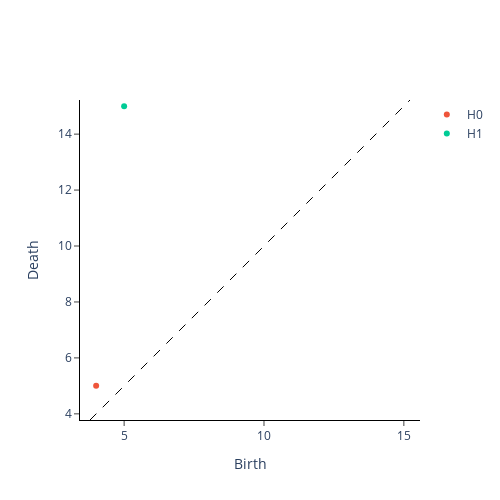

This figure's notebook cell:
### Code cell
import gtda.homology

b = gtda.images.Binarizer(threshold = 0.1)
df = gtda.images.RadialFiltration(center = numpy.array([ 14, 14 ]), metric = 'chebyshev')

imgs = df.fit_transform(b.fit_transform(test_images[:10]))

cf = gtda.homology.CubicalPersistence()
cf.fit_transform_plot(imgs)

### Figure 1 — Plotly figure (JSON) as saved in the notebook; plotly's stock layout.template omitted (floating-point values rounded to 4 significant figures)
{"data": [{"hoverinfo": "none", "line": {"color": "black", "dash": "dash", "width": 1}, "mode": "lines", "showlegend": false, "type": "scatter", "x": [3.78, 15.22], "y": [3.78, 15.22]}, {"hoverinfo": "text", "hovertext": ["(4.0, 5.0)"], "mode": "markers", "name": "H0", "type": "scatter", "x": [4], "y": [5]}, {"hoverinfo": "text", "hovertext": ["(5.0, 15.0)"], "mode": "markers", "name": "H1", "type": "scatter", "x": [5], "y": [15]}], "layout": {"height": 500, "plot_bgcolor": "white", "width": 500, "xaxis": {"autorange": false, "exponentformat": "e", "linecolor": "black", "linewidth": 1, "mirror": false, "range": [3.78, 15.22], "showexponent": "all", "showline": true, "side": "bottom", "ticks": "outside", "title": {"text": "Birth"}, "type": "linear", "zeroline": true}, "yaxis": {"autorange": false, "exponentformat": "e", "linecolor": "black", "linewidth": 1, "mirror": false, "range": [3.78, 15.22], "scaleanchor": "x", "scaleratio": 1, "showexponent": "all", "showline": true, "side": "left", "ticks": "outside", "title": {"text": "Death"}, "type": "linear", "zeroline": true}}}
